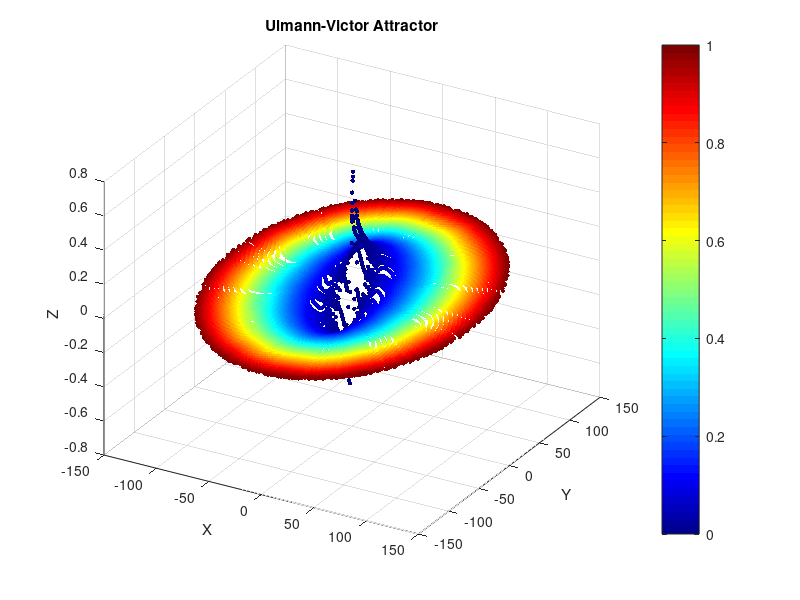

Here is the MATLAB script that generated this plot:
% Equações complexas integro-diferenciais de 2º ordem
d2xdt2 = @(t, x, y, z, dx, dy, dz) -y - z + 0.5*x.*(1 - x^2 - y^2 - z^2);
d2ydt2 = @(t, x, y, z, dx, dy, dz) x + 0.5*y.*(1 - x^2 - y^2 - z^2);
d2zdt2 = @(t, x, y, z, dx, dy, dz) 0.5*z.*(1 - x^2 - y^2 - z^2);

% Condições iniciais
x0 = 0.5;
y0 = -0.7;
z0 = 0.4;
dx0 = 0.1;
dy0 = -0.3;
dz0 = 0.2;

% Tempo de integração
tspan = [0, 200];
t = linspace(tspan(1), tspan(2), 50000);

% Integração das equações diferenciais de segunda ordem
sol = ode45(@(t, u) [
    u(4);
    u(5);
    u(6);
    d2xdt2(t, u(1), u(2), u(3), u(4), u(5), u(6));
    d2ydt2(t, u(1), u(2), u(3), u(4), u(5), u(6));
    d2zdt2(t, u(1), u(2), u(3), u(4), u(5), u(6))
], t, [x0, y0, z0, dx0, dy0, dz0]);

% Extraindo as soluções
x_sol = real(sol.y(1, :));
y_sol = real(sol.y(2, :));
z_sol = real(sol.y(3, :));

% Criando uma paleta de cores em gradiente
colors = jet(length(x_sol));
color_gradients = zeros(length(x_sol), 3);
for i = 1:length(x_sol)
    color_gradients(i, :) = colors(i, :);
end

% Plot 3D do atrator caótico usando scatter3 colorido
figure;
scatter3(x_sol, y_sol, z_sol, 10, color_gradients, 'filled');
xlabel('X');
ylabel('Y');
zlabel('Z');
title('Ulmann-Victor Attractor');
colormap(jet);
colorbar;
grid on;
view(3); % Garante visualização em 3D

% Posicionamento da visualização
view(30, 30); % Ajuste os ângulos conforme desejado

% Salvar o gráfico como um arquivo PNG
saveas(gcf, 'chaotic_butterfly_attractor.png');

disp('Gráfico salvo como "chaotic_butterfly_attractor.png"');
